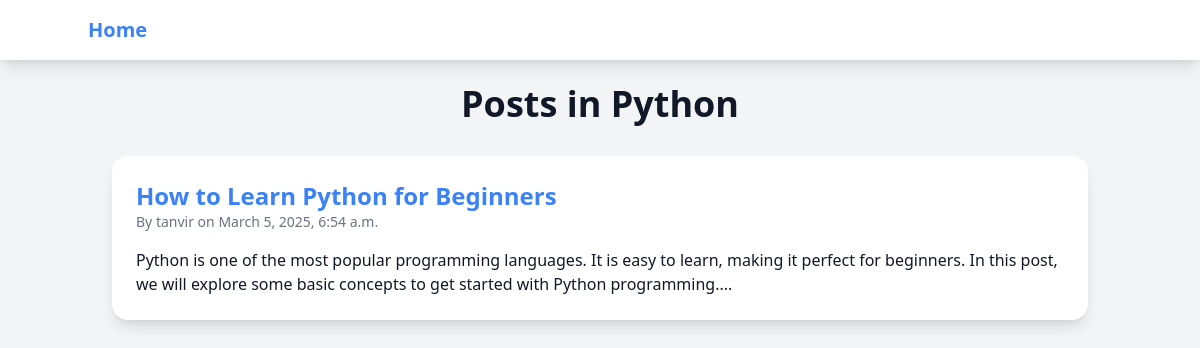
The page /category/python/ on the database its author committed.
### App/models.py (models this page shows, shortened)
class Category(models.Model):
    name = models.CharField(max_length=100, unique=True)
    slug = models.SlugField(max_length=100, unique=True, blank=True)

class Post(models.Model):
    title = models.CharField(max_length=200)
    slug = models.SlugField(max_length=200, unique=True, blank=True)
    author = models.ForeignKey(User, on_delete=models.CASCADE)
    content = models.TextField()
    category = models.ForeignKey(Category, on_delete=models.SET_NULL, null=True, blank=True)
    created_at = models.DateTimeField(auto_now_add=True)
    updated_at = models.DateTimeField(auto_now=True)
    published = models.BooleanField(default=False)

### App/views.py (the view)
# urls.py: path('category/<slug:slug>/', views.category_posts, name='category_posts'),
def category_posts(request, slug):
    category = get_object_or_404(Category, slug=slug)
    posts = Post.objects.filter(category=category, published=True)
    return render(request, 'blog/category_posts.html', {'category': category, 'posts': posts})

### App/templates/blog/category_posts.html (shortened to what this page needs)
{% extends 'blog/base.html' %}
{% block content %}
<h1 class="text-4xl font-bold text-center mb-8">Posts in {{ category.name }}</h1>
{% for post in posts %}
    <div class="bg-white rounded-2xl shadow-lg p-6 mb-6">
        <h2 class="text-2xl font-semibold"><a href="{% url 'post_detail' post.slug %}" class="text-blue-500 hover:underline">{{ post.title }}</a></h2>
        <p class="text-sm text-gray-500">By {{ post.author }} on {{ post.created_at }}</p>
        <p class="mt-4">{{ post.content|slice:":200" }}...</p>
    </div>
{% endfor %}
{% endblock %}

### rows shown on the page
Category: name "Python"
Post: title "How to Learn Python for Beginners", author "tanvir", created_at "March 5, 2025, 6:54 a.m.", content "Python is one of the most popular programming languages. It is easy to learn, making it perfect for beginners. In this post, we will explore some basic concepts to get started with Python programming."
